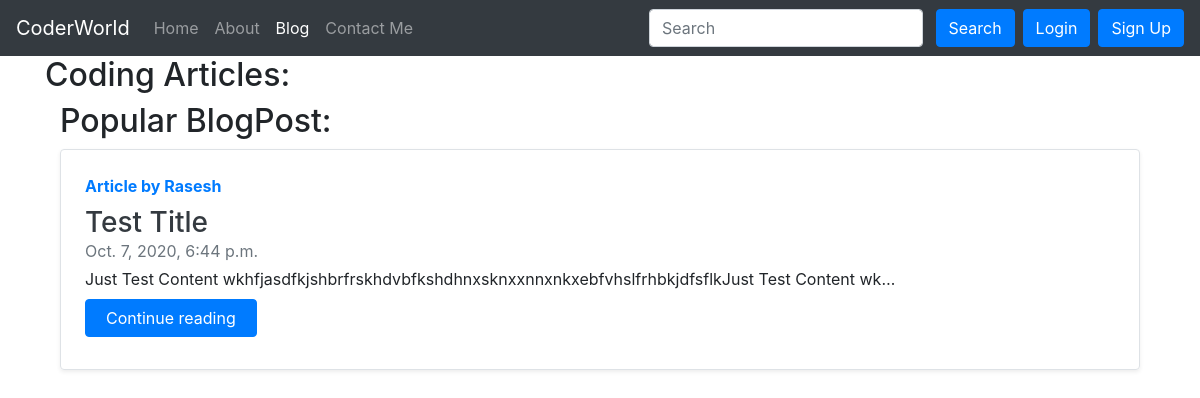
The page /blog/ on the database as committed earlier.
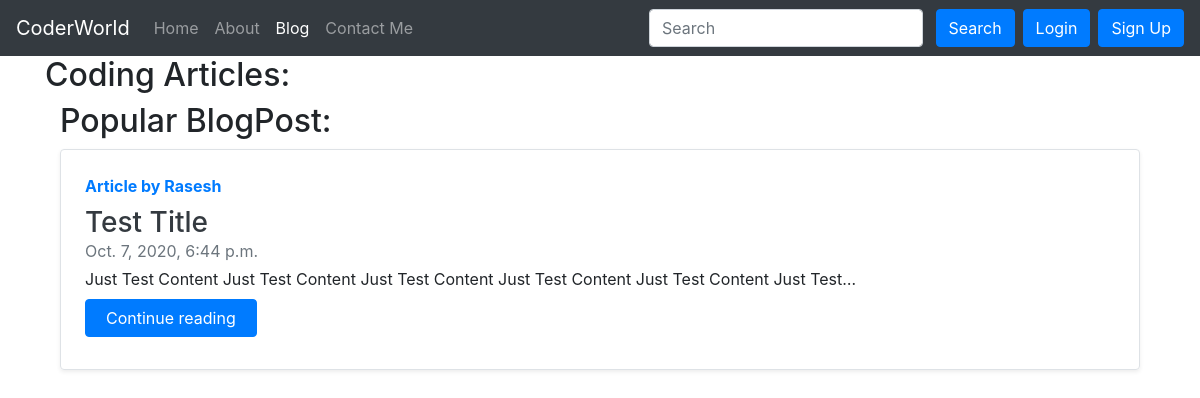
The same page on the database as committed later.
### blog/models.py (models this page shows, shortened)
class Post(models.Model):
    sno=models.AutoField(primary_key=True)
    title=models.CharField(max_length=255)
    content=models.TextField()
    author=models.CharField(max_length=25)
    slug=models.CharField(max_length=150,unique=True)
    timeStamp=models.DateTimeField(blank=True)

### blog/views.py (the view)
# urls.py: path('', views.blogHome,name='blogHome'),
def blogHome(request):
    allPosts=Post.objects.all()
    context={
        "allPosts":allPosts
    }
    return render(request,'blog/blogHome.html',context=context)

### templates/blog/blogHome.html (shortened to what this page needs)
{% extends 'base.html' %}
{% block blogactive %}
active
{% endblock blogactive %}
{% block body %}
<div class="container">
<h2>Coding Articles: </h2>
<div class="container">
    <h2>Popular BlogPost: </h2>
    <div>
    {% for post in allPosts %}
        <div
            class="row no-gutters border rounded overflow-hidden flex-md-row mb-4 shadow-sm h-md-250 position-relative">
            <div class="col p-4 d-flex flex-column position-static">
                <strong class="d-inline-block mb-2 text-primary">Article by {{post.author}}</strong>
                <h3 class="mb-0"><a href="/blog/{{post.slug}}" class="text-dark">{{post.title}}</a></h3>
                <div class="mb-1 text-muted">{{post.timeStamp}}</div>
                <p class="card-text mb-auto">{{post.content|truncatechars:100}}</p>
                <div class="my-2">
                    <a href="/blog/{{post.slug}}" role="button" class="btn btn-primary col-md-2">Continue reading</a>
                </div>
            </div>
        </div>
        {% endfor %}
    </div>
</div>
{% endblock body %}

Rows that differ between the two databases and show on the page:
changed Post "Test Title": content "Just Test Content wkhfjasdfkjshbrfrskhdvbfkshdhnxsknxxnnxnkxebfvhslfrhbkjdfsflkJust Test Content wk…" → "Just Test Content Just Test Content Just Test Content Just Test Content Just Test Content Just Test…"
